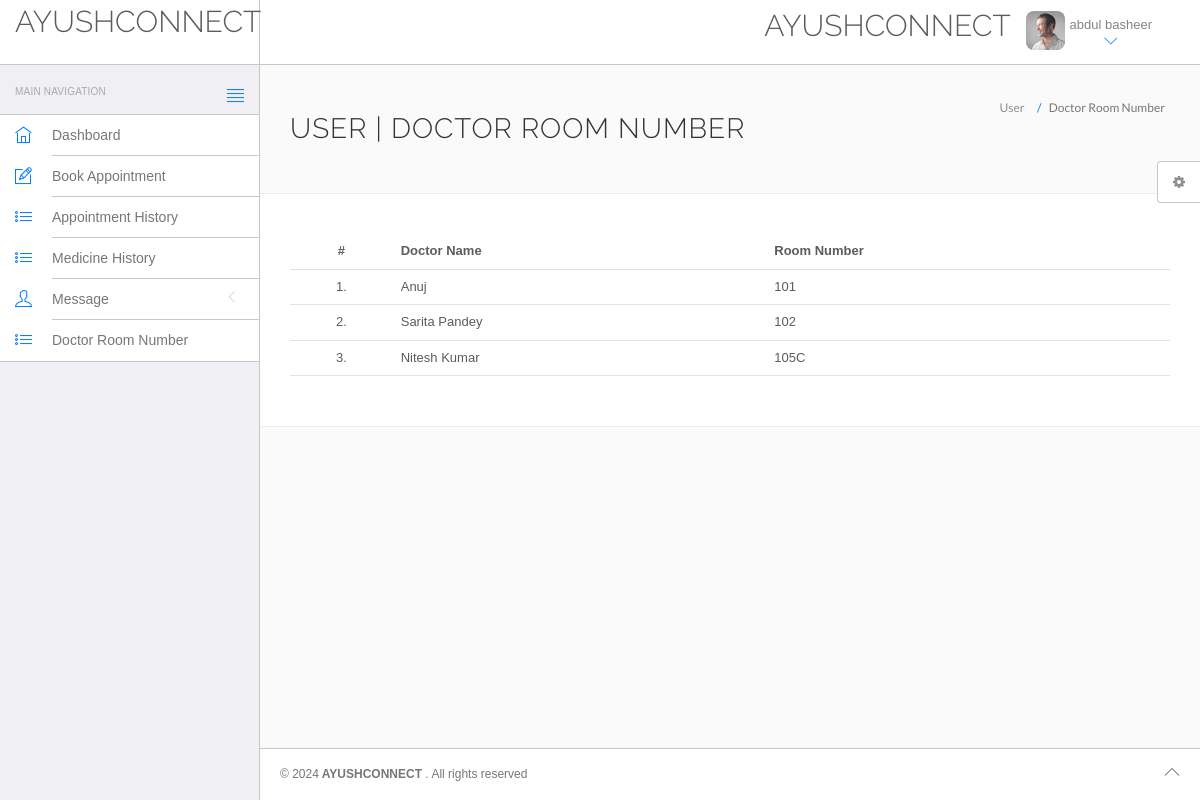
/hms/doctor-roomno.php (signed in), run on the app's committed database.
### tables this page shows
CREATE TABLE IF NOT EXISTS `users` (
  `id` int(11) NOT NULL AUTO_INCREMENT,
  `fullName` varchar(255) NOT NULL,
  `address` longtext NOT NULL,
  `city` varchar(255) NOT NULL,
  `gender` varchar(255) NOT NULL,
  `email` varchar(255) NOT NULL,
  `password` varchar(255) NOT NULL,
  `regDate` timestamp NOT NULL DEFAULT CURRENT_TIMESTAMP,
  `updationDate` varchar(255) NOT NULL,
  PRIMARY KEY (`id`)
);

CREATE TABLE IF NOT EXISTS `roomno` (
  `id` int(10) NOT NULL AUTO_INCREMENT,
  `docname` varchar(25) NOT NULL,
  `roomno` varchar(25) NOT NULL,
  PRIMARY KEY (`id`),
  UNIQUE KEY `roomno` (`roomno`)
);

### hms/doctor-roomno.php (the view, shortened to what this page needs)
<!DOCTYPE html>
<html lang="en">
	<head>
		<link rel="stylesheet" href="vendor/bootstrap/css/bootstrap.min.css">
		<link rel="stylesheet" href="vendor/fontawesome/css/font-awesome.min.css">
		<link rel="stylesheet" href="vendor/themify-icons/themify-icons.min.css">
		<link href="vendor/animate.css/animate.min.css" rel="stylesheet" media="screen">
		<link href="vendor/perfect-scrollbar/perfect-scrollbar.min.css" rel="stylesheet" media="screen">
		<link href="vendor/switchery/switchery.min.css" rel="stylesheet" media="screen">
		<link href="vendor/bootstrap-touchspin/jquery.bootstrap-touchspin.min.css" rel="stylesheet" media="screen">
		<link href="vendor/select2/select2.min.css" rel="stylesheet" media="screen">
		<link href="vendor/bootstrap-datepicker/bootstrap-datepicker3.standalone.min.css" rel="stylesheet" media="screen">
		<link href="vendor/bootstrap-timepicker/bootstrap-timepicker.min.css" rel="stylesheet" media="screen">
		<link rel="stylesheet" href="assets/css/styles.css">
		<link rel="stylesheet" href="assets/css/plugins.css">
		<link rel="stylesheet" href="assets/css/themes/theme-1.css" id="skin_color" />
	</head>
	<body>
		<div id="app">
<?php include('include/sidebar.php');?>
			<div class="app-content">
					<?php include('include/header.php');?>
				<div class="main-content" >
					<div class="wrap-content container" id="container">
						<section id="page-title">
							<div class="row">
								<div class="col-sm-8">
									<h1 class="mainTitle">User  | Doctor Room Number</h1>
																	</div>
								<ol class="breadcrumb">
									<li>
										<span>User </span>
									</li>
									<li class="active">
										<span>Doctor Room Number</span>
									</li>
								</ol>
							</div>
						</section>
						<div class="container-fluid container-fullw bg-white">
									<div class="row">
								<div class="col-md-12">
									<table class="table table-hover" id="sample-table-1">
										<thead>
											<tr>
												<th class="center">#</th>
												<th class="hidden-xs">Doctor Name</th>
												<th>Room Number</th>
											</tr>
										</thead>
										<tbody>
<?php
$sql=mysql_query("select * from roomno");
$cnt=1;
while($row=mysql_fetch_array($sql))
{
?>
											<tr>
												<td class="center"><?php echo $cnt;?>.</td>
												<td class="hidden-xs"><?php echo $row['docname'];?></td>
												<td><?php echo $row['roomno'];?></td>
											</tr>
											<?php
$cnt=$cnt+1;
											 }?>
										</tbody>
									</table>
								</div>
							</div>
								</div>
					</div>
				</div>
			</div>
	<?php include('include/footer.php');?>
	<?php include('include/setting.php');?>
		</div>
	</body>
</html>

### hms/include/header.php (shortened to what this page needs)
<header class="navbar navbar-default navbar-static-top">
					<div class="navbar-header">
						<a class="navbar-brand" href="#">
							<h2 style="padding-top:2% ">AYUSHCONNECT </h2>
						</a>
						<a href="#" class="sidebar-toggler pull-right visible-md visible-lg" data-toggle-class="app-sidebar-closed" data-toggle-target="#app">
							<i class="ti-align-justify"></i>
						</a>
					</div>
					<div class="navbar-collapse collapse">
						<ul class="nav navbar-right">
								<li  style="padding-top:2% ">
								<h2>AYUSHCONNECT </h2>
							</li>
							<li class="dropdown current-user">
								<a href class="dropdown-toggle" data-toggle="dropdown">
									<img src="assets/images/avatar-1.jpg" alt="Peter"> <span class="username">
									<?php $query=mysql_query("select fullName from users where id='".$_SESSION['id']."'");
while($row=mysql_fetch_array($query))
{
	echo $row['fullName'];
}
									?> <i class="ti-angle-down"></i></i></span>
								</a>
							</li>
						</ul>
					</div>
				</header>

### hms/assets/css/themes/theme-1.css (style rules this page uses)
body { background: #FAFAFA; }
header .navbar-header { background: #ffffff !important; border-right-color: #c8c7cc !important; border-bottom-color: #c8c7cc !important; }
header .navbar-header .sidebar-toggler, header .navbar-header .sidebar-mobile-toggler { color: #007aff !important; }
header .navbar-header .navbar-brand { color: #777 !important; }
header .navbar-collapse { background: #ffffff !important; border-bottom-color: #c8c7cc !important; box-shadow: none !important; }
header .navbar-collapse .navbar-right > li > a { color: #777; }
header .navbar-collapse .navbar-right > li > a i { color: #007aff !important; }

### data on the page
users: fullName "abdul basheer"
roomno: docname "Anuj", roomno "101"
roomno: docname "Sarita Pandey", roomno "102"
roomno: docname "Nitesh Kumar", roomno "105C"
